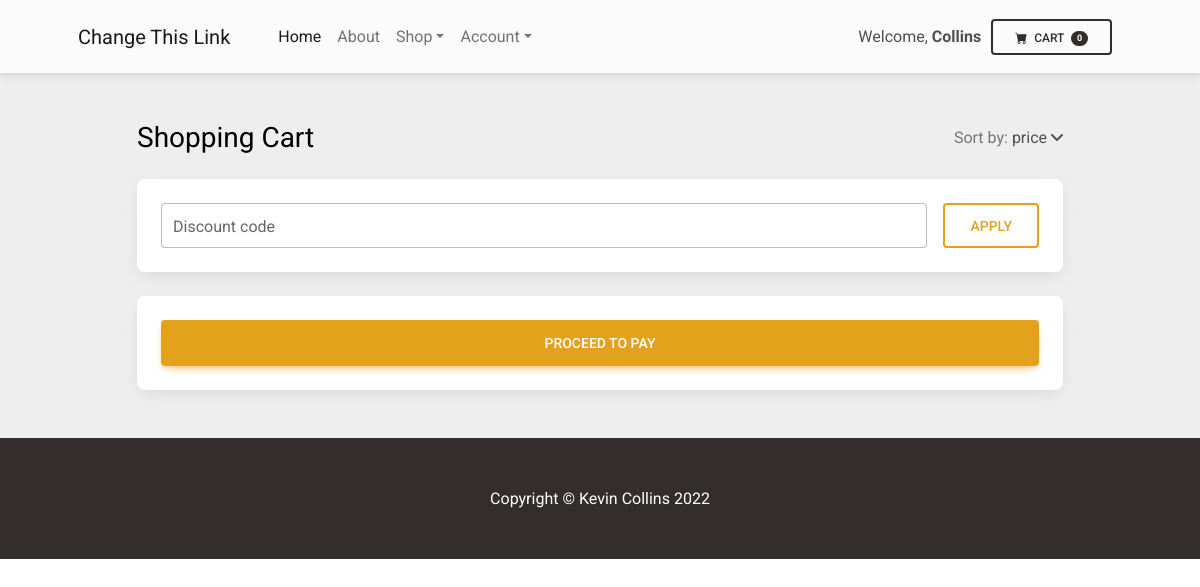
Page /cart (signed in) on the earlier database version.
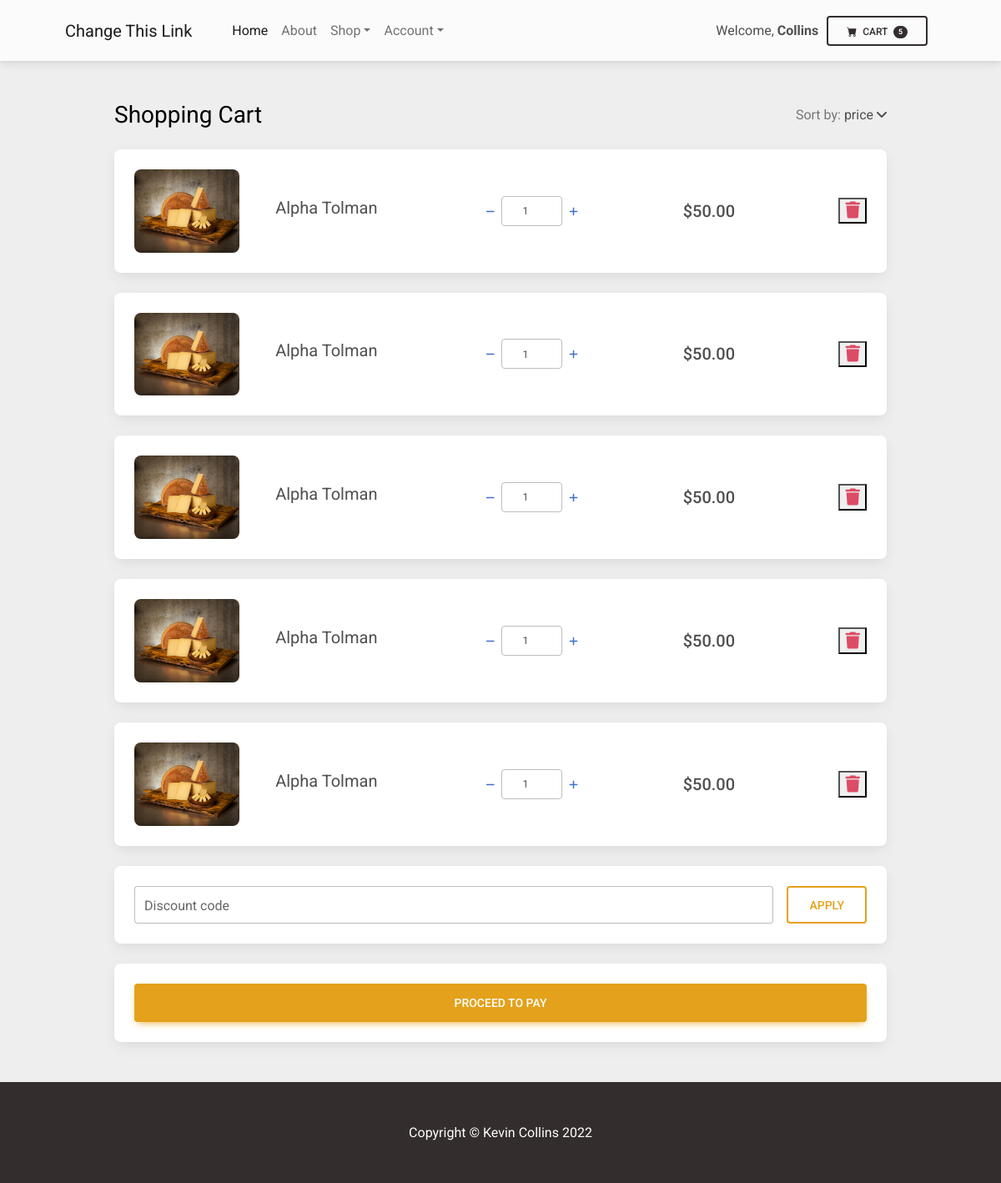
Same page on the later database version.
### shop/models.py (models this page shows, shortened)
class User(AbstractUser):
    image = models.ImageField(upload_to='images', default="No Image")

class Cart(models.Model):
    user = models.ForeignKey(User, on_delete=models.CASCADE, default=None, related_name='shopping_cart')
    date_ordered = models.DateTimeField(auto_now=True)
    item = models.ForeignKey(Item, on_delete=models.CASCADE, related_name='cart', default=None)
    quantity = models.IntegerField(default=0, null=True, blank=True)

class Item(models.Model):
    created_at = models.DateTimeField(auto_now=True)
    updated_at = models.DateTimeField(auto_now_add=True)
    user = models.ForeignKey(User, on_delete=models.CASCADE, default=None)
    title = models.CharField(max_length=100)
    description = models.TextField(blank=True, max_length=500)
    price = models.IntegerField(default=1, validators=[MinValueValidator(1)])
    categories = models.ManyToManyField('Category', blank=True, related_name='items')
    image = models.ImageField(upload_to='images', blank=True)

### shop/views.py (the view)
# urls.py: path("cart", views.cart, name="cart"),
def cart(request):
    shopping_cart = Cart.objects.filter(user=request.user)
    cart = Item.objects.filter(id__in=shopping_cart)
    return render(request, "shop/cart.html", {
        'shopping_cart': shopping_cart,
        'cart': cart,
        })

### shop/templates/shop/cart.html (shortened to what this page needs)
{% extends "shop/layout.html" %}
{% block main %}
<section class="h-100" style="background-color: #eee;">
    <div class="container h-100 py-5">
      <div class="row d-flex justify-content-center align-items-center h-100">
        <div class="col-10">
          <div class="d-flex justify-content-between align-items-center mb-4">
            <h3 class="fw-normal mb-0 text-black">Shopping Cart</h3>
            <div>
              <p class="mb-0"><span class="text-muted">Sort by:</span> <a href="#!" class="text-body">price <i
                    class="fas fa-angle-down mt-1"></i></a></p>
            </div>
          </div>
        {% for item in shopping_cart %}
        <form id="remove-from-cart-form" method="POST" action="{% url 'api-remove-from-cart' item.id %}">
          <div class="card rounded-3 mb-4">
            <div class="card-body p-4">
              <div class="row d-flex justify-content-between align-items-center">
                <div class="col-md-2 col-lg-2 col-xl-2">
                  <img
                    src="{{item.item.image.url}}"
                    class="img-fluid rounded-3" alt="Cotton T-shirt">
                </div>
                <div class="col-md-3 col-lg-3 col-xl-3">
                  <p class="lead fw-normal mb-2">{{item.item.title}}</p>
                </div>
                <div class="col-md-3 col-lg-3 col-xl-2 d-flex">
                  <button class="btn btn-link px-2"
                    onclick="this.parentNode.querySelector('input[type=number]').stepDown()">
                    <i class="fas fa-minus"></i>
                  </button>
                  <input style="text-align: center;" id="inputQuantity" min="0" name="inputQuantity" value="{{item.quantity}}" type="number"
                    class="form-control form-control-sm" />
                  <button class="btn btn-link px-2"
                    onclick="this.parentNode.querySelector('input[type=number]').stepUp()">
                    <i class="fas fa-plus"></i>
                  </button>
                </div>
                <div class="col-md-3 col-lg-2 col-xl-2 offset-lg-1">
                  <h5 class="mb-0">${{item.item.price}}.00</h5>
                </div>
                <div class="col-md-1 col-lg-1 col-xl-1 text-end">
                    <button name="remove-from-cart-form" type="submit" class="text-danger">
                  <i class="fas fa-trash fa-lg"></i>
                </button>
                </div>
              </div>
            </div>
          </div>
        </form>
        {% endfor %}
          <div class="card mb-4">
            <div class="card-body p-4 d-flex flex-row">
              <div class="form-outline flex-fill">
                <input type="text" id="form1" class="form-control form-control-lg" />
                <label class="form-label" for="form1">Discount code</label>
              </div>
              <button type="button" class="btn btn-outline-warning btn-lg ms-3">Apply</button>
            </div>
          </div>
          <div class="card">
            <div class="card-body">
              <button type="button" class="btn btn-warning btn-block btn-lg">Proceed to Pay</button>
            </div>
          </div>
        </div>
      </div>
    </div>
  </section>
{% endblock %}

### shop/templates/shop/layout.html (shortened to what this page needs)
{% load static %}
<!DOCTYPE html>
<html lang="en">
    <head>
        <link href="https://cdn.jsdelivr.net/npm/bootstrap-icons@1.5.0/font/bootstrap-icons.css" rel="stylesheet" />
        <link href="{% static 'shop/css/styles.css' %}" rel="stylesheet" />
        <link
        href="https://cdnjs.cloudflare.com/ajax/libs/font-awesome/6.0.0/css/all.min.css"
        rel="stylesheet"
        />
        <link
        href="https://cdnjs.cloudflare.com/ajax/libs/mdb-ui-kit/6.0.1/mdb.min.css"
        rel="stylesheet"
        />
    </head>
    <body>
        <nav class="navbar navbar-expand-lg navbar-light bg-light">
            <div class="container px-4 px-lg-5">
                <a class="navbar-brand" href="#!">Change This Link</a>
                <div class="collapse navbar-collapse" id="navbarSupportedContent">
                    <ul class="navbar-nav me-auto mb-2 mb-lg-0 ms-lg-4">
                        <li class="nav-item"><a class="nav-link active" aria-current="page" href="{% url 'index' %}">Home</a></li>
                        <li class="nav-item"><a class="nav-link" href="#!">About</a></li>
                        <li class="nav-item dropdown">
                            <a class="nav-link dropdown-toggle" id="navbarDropdown" href="#" role="button" data-bs-toggle="dropdown" aria-expanded="false">Shop</a>
                        </li>
                        {% if user.is_authenticated %}
                        <li class="nav-item dropdown">
                            <a class="nav-link dropdown-toggle" id="navbarDropdown" href="#" role="button" data-bs-toggle="dropdown" aria-expanded="false">Account</a>
                        </li>
                        {% endif %}
                    </ul>
                    {% if user.is_authenticated %}
                    <div>
                        Welcome, <strong>{{ user.username }}</strong>
                    </div>
                    {% endif %}
                    <div style="margin:10px;">
                        <button class="btn btn-outline-dark" type="submit" onclick=location.href="{% url 'cart' %}">
                            <i class="bi-cart-fill me-1"></i>
                            Cart
                            <span id="cl" class="badge bg-dark text-white ms-1 rounded-pill">{{user.shopping_cart.all.count}}</span>
                        </button>
                    </div>
                </div>
            </div>
        </nav>
        <main>
            {% block main %}
            {% endblock %}
        </main>
        <footer class="py-5 bg-dark">
            <div class="container"><p class="m-0 text-center text-white">Copyright &copy; Kevin Collins 2022</p></div>
        </footer>
    </body>
</html>

Differences in the rows shown:
changed User "Collins": shopping_cart.all.count "0" → "5"
added Cart: item.image (picture), item "Alpha Tolman", inputQuantity "1", item.price "50"
added Cart: item.image (picture), item "Alpha Tolman", inputQuantity "1", item.price "50"
added Cart: item.image (picture), item "Alpha Tolman", inputQuantity "1", item.price "50"
added Cart: item.image (picture), item "Alpha Tolman", inputQuantity "1", item.price "50"
added Cart: item.image (picture), item "Alpha Tolman", inputQuantity "1", item.price "50"
